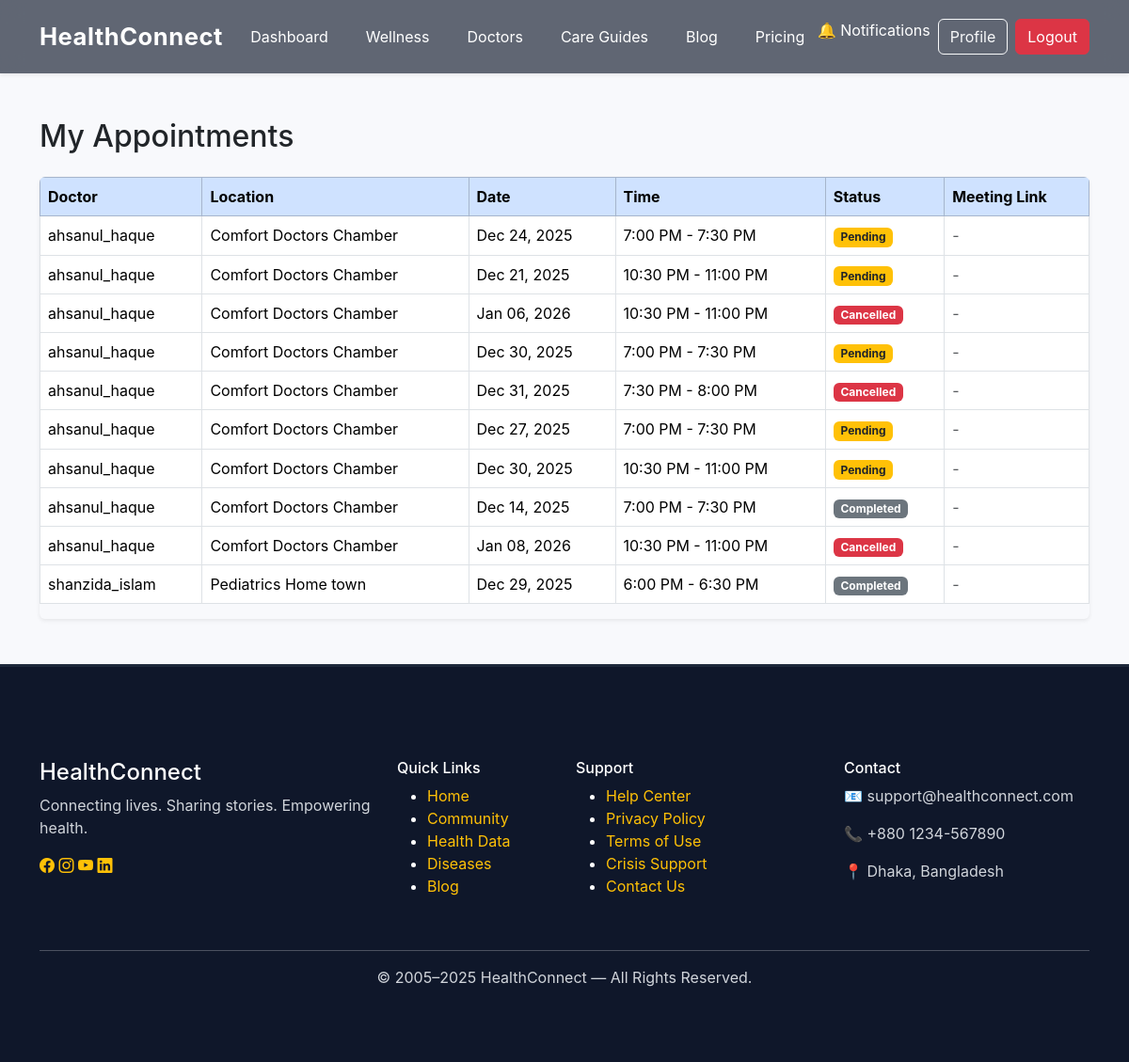
Screenshot of /appointments/patient/appointments/ (signed in) with the database file from the repository.
### appointments/models.py (models this page shows, shortened)
class Appointment(models.Model):
    patient = models.ForeignKey(CustomUser, on_delete=models.CASCADE, related_name="appointments")
    doctor = models.ForeignKey(CustomUser, on_delete=models.CASCADE, related_name="doctor_appointments")
    location = models.ForeignKey(DoctorLocation, on_delete=models.CASCADE)
    date = models.DateField()
    start_time = models.TimeField()
    end_time = models.TimeField()
    status = models.CharField(max_length=20, choices=APPOINTMENT_STATUS, default="pending")
    notes = models.TextField(blank=True, null=True)
    meeting_link = models.URLField(blank=True, null=True)
    created_at = models.DateTimeField(default=timezone.now)
    class Meta:
        unique_together = ("doctor", "location", "date", "start_time")

class DoctorLocation(models.Model):
    APPOINTMENT_TYPE = (
        ("offline", "Offline"),
        ("online", "Online"),
        ("both", "Online & Offline"),
    )
    doctor = models.ForeignKey(
        settings.AUTH_USER_MODEL,
        on_delete=models.CASCADE,
        related_name="doctor_locations"
    )
    name = models.CharField(max_length=150)
    address = models.TextField()
    days = models.CharField(max_length=100, help_text="Sun,Tue,Thu")
    start_time = models.TimeField()
    end_time = models.TimeField()
    appointment_type = models.CharField(max_length=20, choices=APPOINTMENT_TYPE)

### accounts/models.py (models this page shows, shortened)
class CustomUser(AbstractUser):
    role = models.CharField(
        max_length=20,
        choices=ROLE_CHOICES,
        default="patient"
    )
    doctor_license = models.CharField(
        max_length=50,
        blank=True,
        null=True
    )
    specialization = models.ManyToManyField(
        "Specialization",
        blank=True,
        help_text="Only for doctors"
    )
    hospital_name = models.CharField(
        max_length=150,
        blank=True,
        null=True
    )
    profile_pic = models.ImageField(
        upload_to="profiles/",
        blank=True,
        null=True
    )
    token_id = models.CharField(
        max_length=12,   # Adjust for future growth
        unique=True,
        blank=True,
        editable=False
    )

### appointments/views.py (the view)
# urls.py: path("patient/appointments/", views.my_appointments, name="my_appointments"),
@login_required
def my_appointments(request):
    appointments = request.user.appointments.order_by('-created_at')
    return render(request, 'appointments/my_appointments.html', {'appointments': appointments})

### blog/context_processors.py (called while the page is built)
def unread_notifications(request):
    if request.user.is_authenticated:
        return {
            "unread_count": request.user.notifications.filter(is_read=False).count()
        }
    return {"unread_count": 0}

### appointments/templates/appointments/my_appointments.html
{% extends "base.html" %}
{% block content %}
<div class="container py-5">
  <h2 class="mb-4">My Appointments</h2>
  {% if appointments %}
    <div class="table-responsive shadow-sm rounded">
      <table class="table table-hover table-bordered align-middle">
        <thead class="table-primary">
          <tr>
            <th>Doctor</th>
            <th>Location</th>
            <th>Date</th>
            <th>Time</th>
            <th>Status</th>
            <th>Meeting Link</th>
          </tr>
        </thead>
        <tbody>
          {% for appt in appointments %}
          <tr>
            <td>{{ appt.doctor.username }}</td>
            <td>{{ appt.location.name }}</td>
            <td>{{ appt.date|date:"M d, Y" }}</td>
            <td>{{ appt.start_time|time:"g:i A" }} - {{ appt.end_time|time:"g:i A" }}</td>
            <td>
              {% if appt.status == "pending" %}
                <span class="badge bg-warning text-dark">Pending</span>
              {% elif appt.status == "confirmed" %}
                <span class="badge bg-success">Confirmed</span>
              {% elif appt.status == "completed" %}
                <span class="badge bg-secondary">Completed</span>
              {% else %}
                <span class="badge bg-danger">Cancelled</span>
              {% endif %}
            </td>
            <td>
              {% if appt.meeting_link and appt.status == "confirmed" %}
                <a href="{{ appt.meeting_link }}" target="_blank" class="btn btn-sm btn-info fw-bold">Join</a>
              {% else %}
                <span class="text-muted">-</span>
              {% endif %}
            </td>
          </tr>
          {% endfor %}
        </tbody>
      </table>
    </div>
  {% else %}
    <div class="alert alert-info mt-3">
      You have no appointments yet.
    </div>
  {% endif %}
</div>
{% endblock %}

### static/css/style.css (style rules this page uses)
body { font-family: 'Inter', sans-serif; background: #f8f9fc; margin: 0; padding: 0; }
* { transition: 0.3s ease; }

### rows the page displays
Appointment: doctor.username "ahsanul_haque", location.name "Comfort Doctors Chamber", date "Dec 24, 2025", start_time "7:00 PM", end_time "7:30 PM", status "Pending"
Appointment: doctor.username "ahsanul_haque", location.name "Comfort Doctors Chamber", date "Dec 21, 2025", start_time "10:30 PM", end_time "11:00 PM", status "Pending"
Appointment: doctor.username "ahsanul_haque", location.name "Comfort Doctors Chamber", date "Jan 06, 2026", start_time "10:30 PM", end_time "11:00 PM", status "Cancelled"
Appointment: doctor.username "ahsanul_haque", location.name "Comfort Doctors Chamber", date "Dec 30, 2025", start_time "7:00 PM", end_time "7:30 PM", status "Pending"
Appointment: doctor.username "ahsanul_haque", location.name "Comfort Doctors Chamber", date "Dec 31, 2025", start_time "7:30 PM", end_time "8:00 PM", status "Cancelled"
Appointment: doctor.username "ahsanul_haque", location.name "Comfort Doctors Chamber", date "Dec 27, 2025", start_time "7:00 PM", end_time "7:30 PM", status "Pending"
Appointment: doctor.username "ahsanul_haque", location.name "Comfort Doctors Chamber", date "Dec 30, 2025", start_time "10:30 PM", end_time "11:00 PM", status "Pending"
Appointment: doctor.username "ahsanul_haque", location.name "Comfort Doctors Chamber", date "Dec 14, 2025", start_time "7:00 PM", end_time "7:30 PM", status "Completed"
Appointment: doctor.username "ahsanul_haque", location.name "Comfort Doctors Chamber", date "Jan 08, 2026", start_time "10:30 PM", end_time "11:00 PM", status "Cancelled"
Appointment: doctor.username "shanzida_islam", location.name "Pediatrics Home town", date "Dec 29, 2025", start_time "6:00 PM", end_time "6:30 PM", status "Completed"
